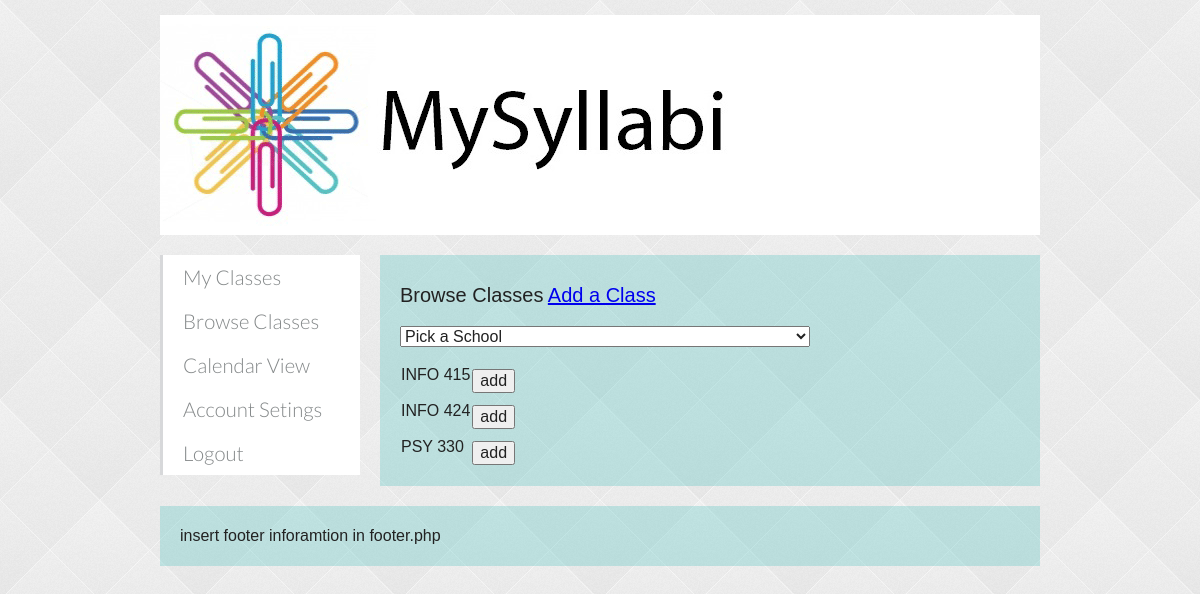
Page /browseClasses.php (signed in) on the committed database.
### tables this page shows
CREATE TABLE IF NOT EXISTS `classes` (
  `ID` int(10) NOT NULL AUTO_INCREMENT,
  `creatorID` int(10) NOT NULL,
  `name` varchar(12) NOT NULL,
  `section` int(5) NOT NULL,
  `startTime` time NOT NULL,
  `endTime` time NOT NULL,
  `professor` varchar(40) NOT NULL,
  `description` varchar(1000) DEFAULT NULL,
  `officeHoursStart` time DEFAULT NULL,
  `officeHoursEnd` time DEFAULT NULL,
  `officeHoursLocation` varchar(40) DEFAULT NULL,
  `classLocation` varchar(40) DEFAULT NULL,
  `CRN` int(5) DEFAULT NULL,
  PRIMARY KEY (`ID`)
);

### browseClasses.php (the view, shortened to what this page needs)
<!DOCTYPE html>
            <?php
            include ("header.php");
            include ("php/connect.php")
            ?>
    <div id="mainContent">
        <div id="sideBar">
             <?php
            include ("userNav.php");
             ?>
        </div>
        <div id="content" class="stiched">
            <div class="contentHead">Browse Classes <a href="addClasses.php">Add a Class</a></div>
            <form class="fullWidth">
                <?php
                echo "<select onchange='showUser(this.value)'>\n<option selected>Pick a School</option>\n";
                  echo "</select>";
                ?>
                <div id="classTable"><table>
<?php
 $sql="SELECT * FROM classes";
    $relClasses = mysqli_query($con,$sql);
    while($relClass = mysqli_fetch_array($relClasses))
  echo "<tr><td>" . $relClass['name'] . "</td><td><input type='button' value='add'>\n";
?>
</table>
                </div>
            </form>
        </div>
        <div class="clearfix"></div>
    </div>
        <?php
            include ("footer.php");
        ?>
        </div>
    </body>
</html>

### css/main.css (style rules this page uses)
html, button, input, select, textarea { color: #222; }
html, body { height: 100%; background-image: url("../img/diamond_upholstery.png"); }
body { font-size: 1em; line-height: 1.4; }
#sideBar { width: 200px; float: left; margin: 10px; }
#content { width: 620px; float: left; }
form { max-width: 500px; margin: 0 auto; }
table { margin-top: 10px; }
select, button, input { margin: 10px 10px 0px 0px; }
.contentHead { width:auto; text-align: left; font-size: 20px; padding: 10px 0px; }
.stiched { padding: 20px; margin: 10px; font-weight: bold; line-height: 1.3em; font-weight: normal; background: rgba(78,191,189,.3); }
.fullWidth { width: 100%; max-width: 100%; }
.clearfix:before, .clearfix:after { content: " "; display: table; }
.clearfix:after { clear: both; }
.clearfix { *zoom: 1; }

### rows in the picture
classes: name "INFO 415"
classes: name "INFO 424"
classes: name "PSY 330"
